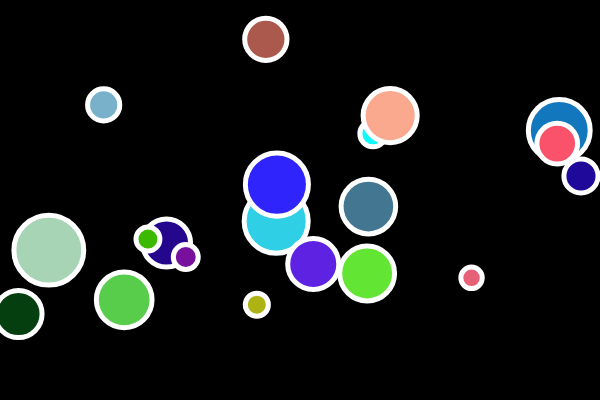
Frame 1 (no input)
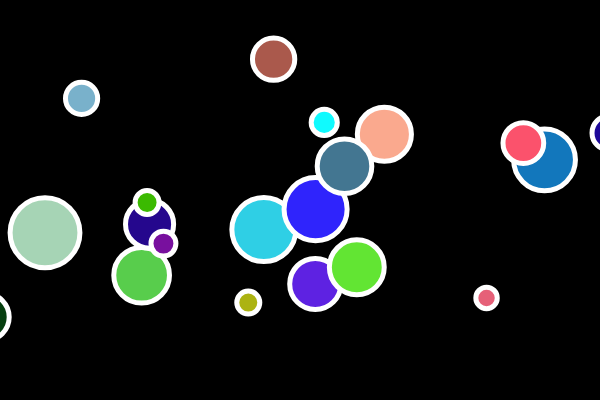
Frame 60 (no input)
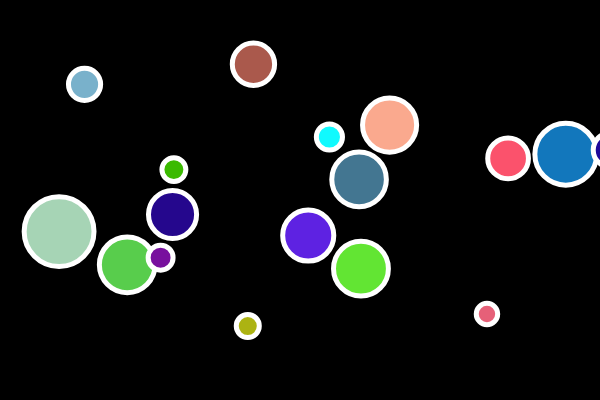
Frame 120 (the mouse pressed at the canvas centre since frame 60)

The p5.js sketch that drew these frames (run headless with seeded random() and noise() and a simulated clock; from frame 60 on, the mouse is pressed at the canvas centre):

// p5.js sketch
// ── sketch.js
let Bubbles = [];

function setup() {
  createCanvas(600, 400);
  for(let i = 0; i <20; i++){
  rad = random(20,70);
  x = random(width);
  y = random(height);
  Bubbles[i] = new Bubble(x,y,rad,random(255),random(255),random(255),5,5);
  }
}

function mousePressed()
{
  for(let i = Bubbles.length - 1; i >= 0; i--)
  {
  if(Bubbles[i].Clicked(mouseX,mouseY))
    {
      Bubbles.splice(i,1);
    }
  }
  
}

function draw() {
  background(0);
  
  for(let i = 0; i < Bubbles.length; i++)
  {
   Bubbles[i].Show();
   Bubbles[i].Move();
  }

}

// ── bubble.js
class Bubble
{
   constructor(x,y,rad,r,g,b,xspeed,yspeed)
  {
    this.x = x;
    this.y = y;
    this.rad = rad;
    this.r = r;
    this.g = g;
    this.b = b;
    this.xspeed = xspeed;
    this.yspeed = yspeed;
    this.dis;
  }
  
  Clicked(px,py)
  {
    this.dis = dist(px,py,this.x,this.y);
    if(this.dis < this.rad)
    {
      console.log(this.dis);
      return true;
    }
    else{
    return false;
    }
  }
  
  Show()
  {
    stroke(255);
    strokeWeight(5);
    fill(this.r,this.g,this.b);
    ellipse(this.x,this.y,this.rad);
  }
  
  Move()
  {
    this.x += random(-this.xspeed,this.xspeed);
    this.y += random(-this.yspeed,this.yspeed);
  }
  
}
